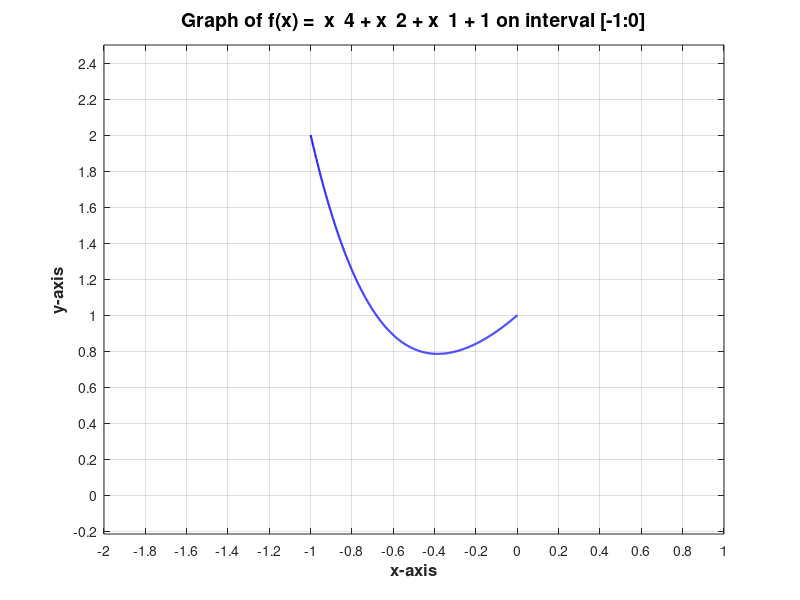

The MATLAB source for this figure: (Note: this script raises an error after producing the figure.)
clc;
clear;

global DERIVATIVE_TYPE_DIFF;
global DERIVATIVE_TYPE_LEFT;
global DERIVATIVE_TYPE_RIGHT;
global DERIVATIVE_TYPE_CENTRAL;
global derivative_type;
global ddf;
global df;

global DERIVATIVE_PRECISION;
global FIRST_DERIVATIVE_COST;
global SECOND_DERIVATIVE_COST;

DERIVATIVE_TYPE_DIFF    = 0;
DERIVATIVE_TYPE_LEFT    = 1;
DERIVATIVE_TYPE_RIGHT   = 2;
DERIVATIVE_TYPE_CENTRAL = 3;

derivative_type = DERIVATIVE_TYPE_DIFF;

if derivative_type == DERIVATIVE_TYPE_DIFF
    FIRST_DERIVATIVE_COST = 1;
    SECOND_DERIVATIVE_COST = 1;
else
    FIRST_DERIVATIVE_COST = 2;
    SECOND_DERIVATIVE_COST = 3;
end

function [derivative_val] = calculate_left_derivative(f, x, h)
    derivative_val = (f(x) - f(x - h)) / h;
end

function [derivative_val] = calculate_right_derivative(f, x, h)
    derivative_val = (f(x + h) - f(x)) / h;
end

function [derivative_val] = calculate_central_derivative(f, x, h)
    derivative_val = (f(x + h) - f(x - h)) / (h * 2);
end

function [derivative_val] = calculate_second_derivative(f, x, h)
    derivative_val = (f(x + h) - (2*f(x)) + f(x - h)) / h^2;
end

function [derivative_val] = first_derivative(func, arg)
    global DERIVATIVE_TYPE_DIFF;
    global DERIVATIVE_TYPE_LEFT;
    global DERIVATIVE_TYPE_RIGHT;
    global DERIVATIVE_TYPE_CENTRAL;
    global derivative_type;
    global DERIVATIVE_PRECISION;
    global df;
    switch derivative_type
        case DERIVATIVE_TYPE_DIFF
            derivative_val = double(df(arg));
        case DERIVATIVE_TYPE_LEFT
            derivative_val = calculate_left_derivative(func, arg, DERIVATIVE_PRECISION);
        case DERIVATIVE_TYPE_RIGHT
            derivative_val = calculate_right_derivative(func, arg, DERIVATIVE_PRECISION);
        case DERIVATIVE_TYPE_CENTRAL
            derivative_val = calculate_central_derivative(func, arg, DERIVATIVE_PRECISION);
    end
end

function [derivative_val] = second_derivative(func, arg)
    global DERIVATIVE_TYPE_DIFF;
    global DERIVATIVE_TYPE_LEFT;
    global DERIVATIVE_TYPE_RIGHT;
    global DERIVATIVE_TYPE_CENTRAL;
    global derivative_type;
    global DERIVATIVE_PRECISION;
    global ddf;
    switch derivative_type
        case DERIVATIVE_TYPE_DIFF
            derivative_val = double(ddf(arg));
        case DERIVATIVE_TYPE_LEFT
            derivative_val = calculate_second_derivative(func, arg, DERIVATIVE_PRECISION);
        case DERIVATIVE_TYPE_RIGHT
            derivative_val = calculate_second_derivative(func, arg, DERIVATIVE_PRECISION);
        case DERIVATIVE_TYPE_CENTRAL
            derivative_val = calculate_second_derivative(func, arg, DERIVATIVE_PRECISION);
    end
end

function L = get_lipschitz_const(f, start, stop, precision)
    global df;
    func = @(x) -abs(df(x));
    [xL, L] = bruteforce(func, start, stop, precision);
end

function [xmin, fmin, func_calculations] = bruteforce(f, start, stop, precision)
    n = ceil((stop - start)/precision);
    arg = linspace(start, stop, n);
    y = f(arg);
    func_calculations = n;
    [fmin, ind] = min(y);
    xmin = arg(ind);
end

function [xmin, fmin, func_calculations] = digitwise(f, start, stop, precision)
    func_calculations = 0;
    delta = 1;
    x = start;
    direction = 1;
    yprev = 0;
    while delta > precision
        delta = delta / 4;
        yprev = f(start);
        func_calculations = func_calculations + 1;
        x = x + delta*direction;
        y = f(x);
        func_calculations = func_calculations + 1;
        while y < yprev
            yprev = y;
            xprev = x;
            x = x + delta*direction;
            y = f(x);
            func_calculations = func_calculations + 1;
        end
        direction = direction * -1;
    end
    fmin = yprev;
    xmin = xprev;
end

function [xmin, fmin, func_calculations] = dichotomy(f, start, stop, target_precision)
    func_calculations = 0;
    d = 0.2*target_precision;
    achieved_precision = (stop - start) / 2;
    while achieved_precision > target_precision
        x1 = (start + stop - d) / 2;
        x2 = (start + stop + d) / 2;
        y1 = f(x1);
        y2 = f(x2);
        func_calculations = func_calculations + 2;
        if y1 <= y2
            stop = x2;
        else
            start = x1;
        end
        achieved_precision = (stop - start) / 2;
    end
    xmin = (stop + start) / 2;
    fmin = f(xmin);
    func_calculations = func_calculations + 1;
end

function [xmin, fmin, func_calculations] = goldenratio(f, start, stop, target_precision)
    tau = (sqrt(5) - 1) / 2;
    x1 = start + (1 - tau) * (stop - start);
    x2 = start + tau * (stop - start);
    y1 = f(x1);
    y2 = f(x2);
    func_calculations = 2;
    n = 0;
    achieved_precision = (stop - start) / 2 * tau^n;
    while achieved_precision > target_precision
        if y1 <= y2
            stop = x2;
            x2 = x1;
            x1 = start + stop - x2;
            y2 = y1;
            y1 = f(x1);
            func_calculations = func_calculations + 1;
        else
            start = x1;
            x1 = x2;
            x2 = start + stop - x1;
            y1 = y2;
            y2 = f(x2);
            func_calculations = func_calculations + 1;
        end
        n = n + 1;
        achieved_precision = achieved_precision * tau;
    end
    xmin = (x1 + x2) / 2;
    fmin = f(xmin);
    func_calculations = func_calculations + 1;
end

function [xmin, fmin, func_calculations] = parabolic(f, start, stop, target_precision)
    x1 = start;
    x2 = (start + stop) / 2;
    x3 = stop;
    f1 = f(x1);
    f2 = f(x2);
    f3 = f(x3);
    func_calculations = 3;
    while ~((f1 >= f2) && (f2 <= f3))
        if f1 > f3
            x2 = (x2 + x3) / 2;
        else
            x2 = (x1 + x2) / 2;
        end
        f2 = f(x2);
        func_calculations = func_calculations + 1;
    end
    xmin = x2;
    delta = target_precision + 1;

    while delta > target_precision
        a0 = f1;
        a1 = (f2 - f1)/(x2 - x1);
        a2 = 1/(x3 - x2) * (((f3-f1)/(x3-x1))-((f2-f1)/(x2-x1)));
        xminprev = xmin;
        xmin = 1/2*(x1 + x2 - a1/a2);
        fmin = f(xmin);
        func_calculations = func_calculations + 1;

        if xmin < x2
            if fmin >= f2
                x1 = xmin;
                f1 = fmin;
            else
                x1 = x2;
                f1 = f2;
                x2 = xmin;
                f2 = fmin;
            end
        else
            if fmin >= f2
                x3 = xmin;
                f3 = fmin;
            else
                x1 = x2;
                f1 = f2;
                x2 = xmin;
                f2 = fmin;
            end
        end
        delta = abs(xminprev - xmin);
    end
end

function [xmin, fmin, func_calculations] = middlepoint(func, start, stop, target_precision)
    global FIRST_DERIVATIVE_COST;
    func_calculations = 0;
    xmin = (stop + start) / 2;
    dfmin = first_derivative(func, xmin);
    func_calculations = func_calculations + FIRST_DERIVATIVE_COST;
    while abs(dfmin) > target_precision
        if dfmin > 0
            stop = xmin;
        else
            start = xmin;
        end
        xmin = (start + stop) / 2;
        dfmin = first_derivative(func, xmin);
        func_calculations = func_calculations + FIRST_DERIVATIVE_COST;
    end
    fmin = func(xmin);
    func_calculations = func_calculations + 1;
end

function [xmin, fmin, func_calculations] = chord(func, start, stop, target_precision)
    global FIRST_DERIVATIVE_COST;
    func_calculations = 0;
    dfa = first_derivative(func, start);
    dfb = first_derivative(func, stop);
    xmin = start - (dfa / (dfa - dfb)) * (start - stop);
    dfmin = first_derivative(func, xmin);
    func_calculations = func_calculations + FIRST_DERIVATIVE_COST * 3;
    while abs(dfmin) > target_precision
        if dfmin > 0
            stop = xmin;
            dfb = dfmin;
        else
            start = xmin;
            dfa = dfmin;
        end
        xmin = start - (dfa / (dfa - dfb)) * (start - stop);
        dfmin = first_derivative(func, xmin);
        func_calculations = func_calculations + FIRST_DERIVATIVE_COST;
    end
    fmin = func(xmin);
    func_calculations = func_calculations + 1;
end

function [xmin, fmin, func_calculations] = Newton(func, start, target_precision)
    global FIRST_DERIVATIVE_COST;
    global SECOND_DERIVATIVE_COST;
    func_calculations = 0;
    xmin = start;
    dfmin = first_derivative(func, xmin);
    ddfmin = second_derivative(func, xmin);
    func_calculations = func_calculations + FIRST_DERIVATIVE_COST + SECOND_DERIVATIVE_COST;
    step = abs(dfmin/ddfmin);
    while abs(dfmin) > target_precision
        xmin = xmin - dfmin/ddfmin;
        prevstep = step;
        step = abs(dfmin/ddfmin);
        if (step - prevstep) > 0
            xmin = Inf;
            break
        end 
        dfmin = first_derivative(func, xmin);
        ddfmin = second_derivative(func, xmin);
        func_calculations = func_calculations + FIRST_DERIVATIVE_COST + SECOND_DERIVATIVE_COST;
    end
    fmin = func(xmin);
    func_calculations = func_calculations + 1;
end

function [xmin, fmin, func_calculations] = Newton_Raphson(func, start, target_precision)
    global FIRST_DERIVATIVE_COST;
    global SECOND_DERIVATIVE_COST;
    func_calculations = 0;
    xmin = start;
    dfmin = first_derivative(func, xmin);
    ddfmin = second_derivative(func, xmin);
    func_calculations = func_calculations + FIRST_DERIVATIVE_COST + SECOND_DERIVATIVE_COST;
    step = abs(dfmin/ddfmin);
    while abs(dfmin) > target_precision
        xrude = xmin - dfmin/ddfmin;
        dfxrude = first_derivative(func, xrude);
        func_calculations = func_calculations + FIRST_DERIVATIVE_COST;
        tau = dfmin^2 / (dfmin^2 + dfxrude^2);
        xmin = xmin - dfmin/ddfmin * tau;
        prevstep = step;
        step = abs(dfmin/ddfmin);
        if (step - prevstep) > 0
            xmin = Inf;
            break
        end 
        dfmin = first_derivative(func, xmin);
        ddfmin = second_derivative(func, xmin);
        func_calculations = func_calculations + FIRST_DERIVATIVE_COST + SECOND_DERIVATIVE_COST;
    end
    fmin = func(xmin);
    func_calculations = func_calculations + 1;
end

function [xmin, fmin, func_calculations] = Marquardt(func, start, target_precision)
    global FIRST_DERIVATIVE_COST;
    global SECOND_DERIVATIVE_COST;
    func_calculations = 0;
    xmin = start;
    dfmin = first_derivative(func, xmin);
    ddfmin = second_derivative(func, xmin);
    func_calculations = func_calculations + FIRST_DERIVATIVE_COST + SECOND_DERIVATIVE_COST;
    step = abs(dfmin/ddfmin);
    mu = ddfmin * 10;
    fx = func(xmin);
    func_calculations = func_calculations + 1;
    while abs(dfmin) > target_precision
        xmin = xmin - dfmin/(ddfmin + mu);
        fxnew = func(xmin);
        func_calculations = func_calculations + 1;
        if fx > fxnew
            mu = mu / 2;
        else
            mu = mu * 2;
        end
        fx = fxnew;
        prevstep = step;
        step = abs(dfmin/ddfmin);
        if (step - prevstep) > 0
            xmin = Inf;
            break
        end 
        dfmin = first_derivative(func, xmin);
        ddfmin = second_derivative(func, xmin);
        func_calculations = func_calculations + FIRST_DERIVATIVE_COST + SECOND_DERIVATIVE_COST;
    end
    fmin = func(xmin);
    func_calculations = func_calculations + 1;
end

function [xmin, fmin, func_calculations] = Polyline(func, start, stop, target_precision)
    L = abs(double(get_lipschitz_const(func, start, stop, target_precision)));
    f_a = func(start);
    f_b = func(stop);
    func_calculations = 2;
    x = (f_a - f_b + L*(start + stop)) / (2*L);
    y = (f_a + f_b + L*(start - stop)) / 2;
    x_p_arr = [[x, y]];
    delta_y = target_precision + 1;
    while delta_y > target_precision
        [p, i] = min(x_p_arr(:,2));
        x = x_p_arr(i,1);
        y = func(x);
        func_calculations = func_calculations + 1;
        delta_x = (y - p) / (2*L);
        delta_y = delta_x * (2*L);
        x1 = x - delta_x;
        x2 = x + delta_x;
        p = (y + p) / 2;
        x_p_arr = [x_p_arr(1:i - 1,:); [x1, p]; [x2, p]; x_p_arr(i + 1:end,:)];
    end
    xmin = x;
    fmin = y;
end

function plotSingleFunction(f, start, stop)
    % Create x values symmetric around zero
    x = linspace(start, stop, 1000);
    y = f(x);
    step = 0.2;
    % Create figure and plot
    figure;
    plot(x, y, 'b-', 'LineWidth', 1.5);
    
    % Axis labels with formatting
    xlabel('x-axis', 'FontSize', 12, 'FontWeight', 'bold');
    ylabel('y-axis', 'FontSize', 12, 'FontWeight', 'bold');
    functext = func2str(f);
    functext = erase(functext, '.');
    titletext = sprintf('Graph of f(x) = %s on interval [%d:%d]', functext(5:end), start, stop);
    title(titletext, 'FontSize', 14);
    
    % Set axis limits to include origin
    xlim([start-1, stop+1]);
    ylim([min(y)-1, max(y)+0.5]);
    
    % Configure axis divisions (price delenia)
    xticks(start-1:step:stop+1);
    yticks(floor(min(y)-1):step:ceil(max(y)+0.5));
    
    % Emphasize axes
    grid on;
    ax = gca;
    ax.GridLineStyle = '--';
    ax.GridAlpha = 0.3;
    
    % Highlight the coordinate origin
    hold on;
    plot(0, 0, 'ro', 'MarkerSize', 8, 'MarkerFaceColor', 'black');
    
    % Emphasize x and y axes with thicker lines
    xl = xlim;
    yl = ylim;
    line(xl, [0, 0], 'Color', 'k', 'LineWidth', 1.2); % x-axis
    line([0, 0], yl, 'Color', 'k', 'LineWidth', 1.2); % y-axis
    
    hold off;
end

function plotTableFunctionsLogLog(tableData, xLimits, yLimits)
    % tableData: table where first column is x-values, subsequent columns are y-values
    % xLimits: [xmin, xmax] for x-axis limits
    % yLimits: [ymin, ymax] for y-axis limits
    
    % Extract x and y data
    x = tableData{:, 1}; % First column as x-values
    
    figure;
    hold on;
    
    % Plot each function (each column after the first)
    numFunctions = size(tableData, 2) - 1;
    colors = lines(numFunctions); % Different colors for each function
    
    for i = 1:numFunctions
        y = tableData{:, i+1}; % Subsequent columns as y-values
        
        % Create log-log plot using set(gca) method :cite[2]
        plot(x, y, 'LineWidth', 1.5, 'Color', colors(i, :), ...
             'DisplayName', sprintf('Function %d', i));
    end
    
    % Set logarithmic scale for both axes :cite[2]:cite[6]
    set(gca, 'XScale', 'log', 'YScale', 'log');
    
    % Alternative method for R2023b and newer (uncomment if needed):
    % xscale log;
    % yscale log;
    
    % Set axis limits if provided :cite[3]
    if exist('xLimits', 'var') && ~isempty(xLimits)
        xlim(xLimits);
    end
    if exist('yLimits', 'var') && ~isempty(yLimits)
        ylim(yLimits);
    end
    
    % Labels and formatting
    xlabel('x (log scale)', 'FontSize', 12, 'FontWeight', 'bold');
    ylabel('y (log scale)', 'FontSize', 12, 'FontWeight', 'bold');
    title('Multiple Functions in Log-Log Scale', 'FontSize', 14);
    
    legend('show', 'Location', 'best');
    grid on;
    
    hold off;
end

target_precision = 0.000001;
DERIVATIVE_PRECISION = target_precision;
start = -1;
stop = 0;
f = @(x) x.^4 + x.^2 + x.^1 + 1;
plotSingleFunction(f, start, stop);
syms func(x);
func(x) = f;
df = matlabFunction(diff(func, x));
ddf = matlabFunction(diff(func, x, 2));

N = [];
for i = 1:7
    target_precision = 10^(-i);
    [x, y, Nbrute] = bruteforce(f, start, stop, target_precision);
    [x, y, Ndigit] = digitwise(f, start, stop, target_precision);
    [x, y, Ndich] = dichotomy(f, start, stop, target_precision);
    [x, y, Ngold] = goldenratio(f, start, stop, target_precision);
    [x, y, Nparab] = parabolic(f, start, stop, target_precision);
    [x, y, Nmid] = middlepoint(f, start, stop, target_precision);
    [x, y, Nchord] = chord(f, start, stop, target_precision);
    [x, y, Nnewt] = Newton(f, (start + stop) / 2, target_precision);
    [x, y, Nnr] = Newton_Raphson(f, (start + stop) / 2, target_precision);
    [x, y, Nmarq] = Marquardt(f, (start + stop) / 2, target_precision);

    N = [N;[Nbrute, Ndigit, Ndich, Ngold, Nparab, Nmid, Nchord, Nnewt, Nnr, Nmarq]];
end
N
% f = @(x) x .* atan(x) - 1/2 * log(1 + x.^2);
% plotSingleFunction(f, -4, 4);
% syms func(x);
% func(x) = f;
% df = matlabFunction(diff(func, x));
% ddf = matlabFunction(diff(func, x, 2));
% start_flag = 0;
% step = 0.01;
% for start = -2:step:2
%     [x, y] = Newton(f, start, target_precision);
%     if abs(x) < 1e-2
%         if start_flag == 0
%             range_start = start;
%             start_flag = 1;
%         end
%     elseif start_flag == 1
%         range_end = start - step;
%         start_flag = 0;
%         break
%     end
% end
% 
% range_start, range_end


f = @(x) cos(x)./(x.^2);
start = 1;
stop = 12;
plotSingleFunction(f, start, stop);
syms func(x);
func(x) = f;
df = matlabFunction(diff(func, x));
ddf = matlabFunction(diff(func, x, 2));
L = abs(double(get_lipschitz_const(f, start, stop, 0.000001)));
N1 = [];
for i = 1:7
    target_precision = 10^(-i);
    n = ceil(L * (stop - start) / (target_precision * 2));
    %[x, y, Nbrute] = bruteforce(f, start, stop, target_precision);
    arg = linspace(start, stop, n);
    y = f(arg);
    [fmin, ind] = min(y);
    xmin = arg(ind);
    N1 = [N1 n];
end


f = @(x) 1/10 .* x + 2.*sin(4.*x);
start = 0;
stop = 4;
plotSingleFunction(f, start, stop);
syms func(x);
func(x) = f;
df = matlabFunction(diff(func, x));
ddf = matlabFunction(diff(func, x, 2));

N2 = [];
for i = 1:7
    target_precision = 10^(-i);
    [x, y, Npoly] = Polyline(f, start, stop, target_precision);
    N2 = [N2 Npoly];
end

N = [N1;N2]